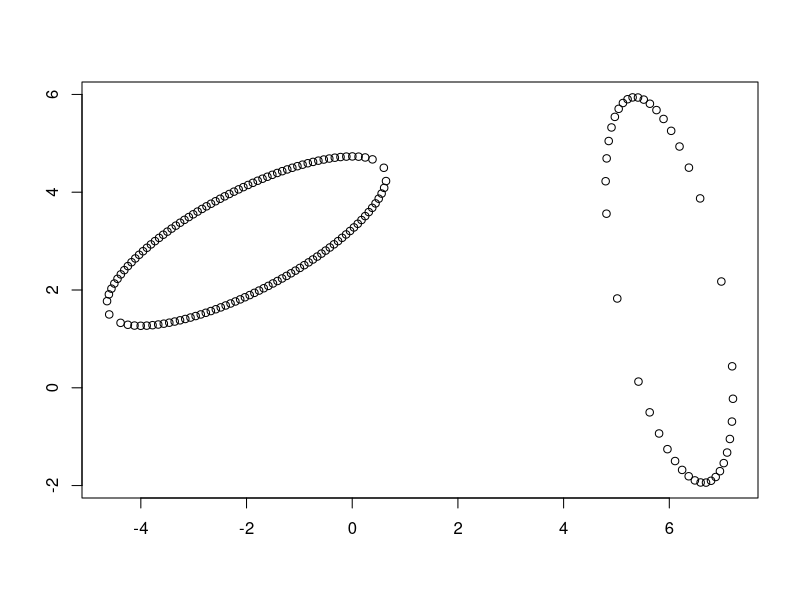

The R source for this figure: (Note: this script raises an error after producing the figure.)
#This script approximates the overlap area between two rotated
#ellipses using a many-sided polygon and the shoelace algorithm.

#--------------------------------
#The equation of a rotated ellipse is provided here for reference.
#NOTE: The direction of rotation is counterclockwise and the angle 
#of rotation is measured in degrees.

# (cos(c)*(x-h)+sin(c)*(y-k))^2/a^2 + (cos(c)*(y-k)-sin(c)*(x-h))^2/b^2 = 1
#--------------------------------
#Get coordinates for each ellipse.

#NOTE: User stores values for a1,b1,h1,k1,c1 and a2,b2,h2,k2,c2

#For testing purposes, we create a specific example:
h1<-6
k1<-2
a1<-1
b1<-4
c1<-10 #measured in degrees

h2<-(-2)
k2<-3
a2<-3
b2<-1
c2<-(30) #measured in degrees

#Generate x-values for the first ellipse without rotation
e1x<-seq(h1-a1,h1+a1, by=.1)
e1xd<-sort(e1x, decreasing = TRUE)
#Determine corresponding y-values without rotation
e1yp <- k1 + sqrt(b1^2*(1-(e1x-h1)^2/a1^2))
e1yn <- k1 - sqrt(b1^2*(1-(e1xd-h1)^2/a1^2))
#Build a dataframe of unique coordinates
e1coordp<-data.frame(e1x, e1yp)
names(e1coordp)[names(e1coordp)=="e1yp"]<-"e1y"
e1coordn<-data.frame(e1xd, e1yn)
names(e1coordn)[names(e1coordn)=="e1xd"]<-"e1x"
names(e1coordn)[names(e1coordn)=="e1yn"]<-"e1y"
e1coord<-unique(rbind(e1coordp,e1coordn))

#Now rotate coordinates by angle c1
e1<-data.frame(x=vector(length=nrow(e1coord)),
               y=vector(length=nrow(e1coord)))
e1$x<-(e1coord$e1x-h1)*cos(c1*pi/180)-(e1coord$e1y-k1)*sin(c1*pi/180)+h1
e1$y<-(e1coord$e1x-h1)*sin(c1*pi/180)+(e1coord$e1y-k1)*cos(c1*pi/180)+k1

#Generate x-values for the second ellipse without rotation
e2x<-seq(h2-a2,h2+a2, by=.1)
e2xd<-sort(e2x, decreasing = TRUE)
#Determine corresponding y-values without rotation
e2yp <- k2 + sqrt(b2^2*(1-(e2x-h2)^2/a2^2))
e2yn <- k2 - sqrt(b2^2*(1-(e2xd-h2)^2/a2^2))
#Build a dataframe of unique coordinates
e2coordp<-data.frame(e2x, e2yp)
names(e2coordp)[names(e2coordp)=="e2yp"]<-"e2y"
e2coordn<-data.frame(e2xd, e2yn)
names(e2coordn)[names(e2coordn)=="e2xd"]<-"e2x"
names(e2coordn)[names(e2coordn)=="e2yn"]<-"e2y"
e2coord<-unique(rbind(e2coordp,e2coordn))

#Now rotate coordinates by angle c2
e2<-data.frame(x=vector(length=nrow(e2coord)),
               y=vector(length=nrow(e2coord)))
e2$x<-(e2coord$e2x-h2)*cos(c2*pi/180)-(e2coord$e2y-k2)*sin(c2*pi/180)+h2
e2$y<-(e2coord$e2x-h2)*sin(c2*pi/180)+(e2coord$e2y-k2)*cos(c2*pi/180)+k2

#for fun...
plot(e1$x,e1$y, 
     xlim=c(min(e1$x,e2$x),max(e1$x,e2$x)), 
     ylim=c(min(e1$y,e2$y),max(e1$y,e2$y)),
     xlab="",ylab=""
     )
points(e2$x,e2$y)

#--------------------------------
#Select the points of interest on each graph. Points of interest 
#are those which are contained within the other graph. These form 
#the boundaries of the overlapping area.

#e1 points inside e2
e1keep<-e1[(cos(c2*pi/180)*(e1[,1]-h2)+sin(c2*pi/180)*(e1[,2]-k2))^2/a2^2 + (cos(c2*pi/180)*(e1[,2]-k2)-sin(c2*pi/180)*(e1[,1]-h2))^2/b2^2 <= 1,]

#e2 points inside e1
e2keep<-e2[(cos(c1*pi/180)*(e2[,1]-h1)+sin(c1*pi/180)*(e2[,2]-k1))^2/a1^2 + (cos(c1*pi/180)*(e2[,2]-k1)-sin(c1*pi/180)*(e2[,1]-h1))^2/b1^2 <= 1,]

#for fun...
if(nrow(e1keep)!=0 & nrow(e2keep)!=0){
  plot(e1keep$x,e1keep$y, 
       xlim=c(min(e1keep$x,e2keep$x),max(e1keep$x,e2keep$x)), 
       ylim=c(min(e1keep$y,e2keep$y),max(e1keep$y,e2keep$y)),
       xlab="",ylab=""
       )
  points(e2keep$x,e2keep$y)
}

#--------------------------------  
#Merge the two sets of coordinates into 'polycoord' - Mark's code :D

if(nrow(e1keep)==0 & nrow(e2keep)==0){
  #when there are no points contained within either ellipse, return 0
  area<-0
} else {
  if(nrow(e1keep)==0){
    #if ellipse2 is entirely within ellipse1, the overlap area
    #is equal to the area of the inner ellipse
    #The area is still calculated using a polygon
    polycoord<-e2keep
    } else {
      if(nrow(e2keep)==0){
        #if ellipse1 is entirely within ellipse2, the overlap area
        #is equal to the area of the inner ellipse
        #The area is still calculated using a polygon
        polycoord<-e1keep
        } else {
          polycoord<-matrix(0,(nrow(e1keep)+nrow(e2keep)),2)
          minE1X<-min(e1keep[,1])
          maxE1X<-max(e1keep[,1])
          walkDown=FALSE
          triggered=FALSE
          countE1=1
          countE2=1
          for(a in 1:nrow(polycoord)){
            if(e1keep[countE1,1]==maxE1X && triggered==FALSE){
              walkDown=TRUE
              triggered=TRUE
            }
            
            if (walkDown==FALSE){
              polycoord[a,]<-as.matrix(e1keep[countE1,])
              countE1<-countE1+1
            }
            if (walkDown==TRUE){
              if(countE2<= nrow(e2keep)){
                polycoord[a,]<-as.matrix(e2keep[countE2,])
                countE2<-countE2+1
              }else{
                polycoord[a,]<-as.matrix(e1keep[countE1,])
                countE1<-countE1+1
              }
            }
          } 
        }
    }
}


    

#--------------------------------  
#Calculate the area of each ellipse
area_e1<-pi*a1*b1
area_e2<-pi*a2*b2

#Calculate the area of the polygon using the shoelace algorithm
l<-nrow(polycoord)
products<-vector(length=l)
xval<-polycoord[,1]
yval<-polycoord[,2]

for(i in 1:(l-1)){
  products[i]<-(xval[i]*yval[i+1]-yval[i]*xval[i+1])
}
products[l]<-xval[l]*yval[1]-yval[l]*xval[1]

area<-abs(sum(products, na.rm=TRUE)/2)

print(paste("Area of Ellipse 1 =",area_e1))
print(paste("Area of Ellipse 2 =",area_e2))
print(paste("Area of Overlap =",area))
